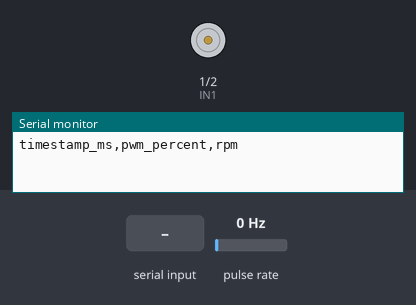
Bench run of a sketch on a simulated ESP8266 (NodeMCU). Parts: motor-driver pin pairs drawn as motors (green arrow = first pin HIGH = forward, orange = second pin HIGH = backward, longer = more drive, scaled by the enable pin), the last lines printed to the serial monitor. Wiring (inferred from the names in the program): pulse sensor: data GPIO 10. Inputs (shaded band) come from the test bench; at power-on: pulse rate 0 Hz.

Above: at 3.2 s.
3.3 s: "START,45\n" received over Serial
At 6.1 s:
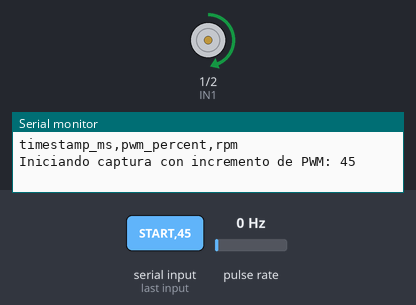
At 7.6 s:
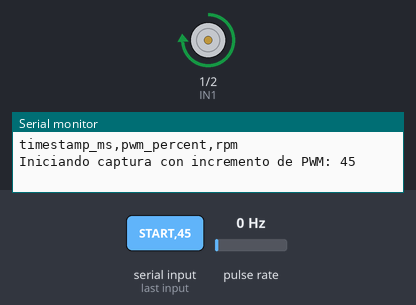
Timing chart, 0 to 10.8 s (numbered marks = the images above; inputs shaded):
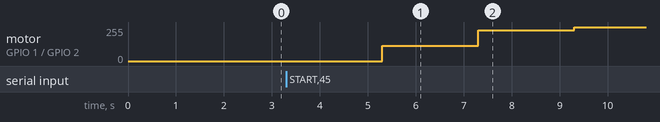

Measured:
- after the input at 3.3 s, motor on GPIO 1 (IN1) / GPIO 2 (IN2): stopped → forward 115/255 after 2.0 s, → forward 230/255 2.0 s later, → forward 255/255 2.0 s later

The sketch:

programa3.ino
```cpp
const int ENA = 0;
const int IN1 = 1;
const int IN2 = 2;
const int ENCODER_PIN = 10;

volatile unsigned int pulseCount = 0;
unsigned int lastPulseCount = 0;
unsigned int pulsesPerRev = 20;

const int maxSamples = 5000;
unsigned long timestamp[maxSamples];
int pwmBuffer[maxSamples];
float rpmBuffer[maxSamples];
int sampleIndex = 0;

unsigned long lastSampleTime = 0;
unsigned long startTime = 0;
bool capturing = false;
bool sistemaActivo = true;

int currentPWM = 0;  // PWM aplicado manualmente

void countPulse() {
  pulseCount++;
}

void setup() {
  Serial.begin(115200);
  delay(2000);
  for (int i = 0; i < 10; i++) Serial.println();

  pinMode(IN1, OUTPUT);
  pinMode(IN2, OUTPUT);
  pinMode(ENA, OUTPUT);
  pinMode(ENCODER_PIN, INPUT_PULLUP);

  attachInterrupt(digitalPinToInterrupt(ENCODER_PIN), countPulse, RISING);

  analogWriteFreq(1000);
  analogWriteRange(255);

  digitalWrite(IN1, HIGH); // Dirección fija
  digitalWrite(IN2, LOW);

  startTime = millis();

  Serial.println("timestamp_ms,pwm_percent,rpm"); // Encabezado CSV
}

void loop() {
  if (Serial.available() > 0) {
    String command = Serial.readStringUntil('\n');
    command.trim();

    if (command.startsWith("START")) {
      String valueStr = command.substring(6);
      int value = valueStr.toInt();
      if (value >= 0 && value <= 100) {
        startCapture(value);
      } else {
        Serial.println("Valor fuera de rango. El valor de PWM debe estar entre 0 y 100.");
      }
    }

    else if (command.startsWith("PWM")) {
      String valueStr = command.substring(4);
      int value = valueStr.toInt();
      if (value >= 0 && value <= 100) {
        setPWM(value);
      } else {
        Serial.println("Valor fuera de rango. El valor de PWM debe estar entre 0 y 100.");
      }
    }

    else if (command.equalsIgnoreCase("STOP")) {
      sistemaActivo = false;
      analogWrite(ENA, 0);
      currentPWM = 0;
      Serial.println("Sistema detenido.");
    }
  }

  if (sistemaActivo && !capturing) {
    static unsigned long lastSendTime = 0;
    if (millis() - lastSendTime >= 500) {
      sendManualData();
      lastSendTime = millis();
    }
  }
}

void startCapture(int pwmIncrement) {
  capturing = true;
  sampleIndex = 0;
  Serial.print("Iniciando captura con incremento de PWM: ");
  Serial.println(pwmIncrement);

  int stepPWM[] = {0, pwmIncrement, 2 * pwmIncrement, 3 * pwmIncrement, 4 * pwmIncrement, 5 * pwmIncrement, 4 * pwmIncrement, 3 * pwmIncrement, 2 * pwmIncrement, pwmIncrement, 0};

  for (int i = 0; i < sizeof(stepPWM) / sizeof(stepPWM[0]); i++) {
    int pwm = stepPWM[i];
    analogWrite(ENA, map(pwm, 0, 100, 0, 255));

    unsigned long stepStart = millis();
    while (millis() - stepStart < 2000) {
      unsigned long currentTime = millis();
      if (currentTime - lastSampleTime >= 4) {
        noInterrupts();
        unsigned int currentCount = pulseCount;
        interrupts();

        unsigned int deltaPulses = currentCount - lastPulseCount;
        lastPulseCount = currentCount;

        float rpm = (deltaPulses / (float)pulsesPerRev) * (60000.0 / 4);

        if (sampleIndex < maxSamples) {
          timestamp[sampleIndex] = currentTime - startTime;
          pwmBuffer[sampleIndex] = pwm;
          rpmBuffer[sampleIndex] = rpm;
          sampleIndex++;
        }

        lastSampleTime = currentTime;
      }
    }
  }

  for (int i = 0; i < sampleIndex; i++) {
    Serial.print(timestamp[i]);
    Serial.print(",");
    Serial.print(pwmBuffer[i]);
    Serial.print(",");
    Serial.println(rpmBuffer[i]);
  }

  Serial.println("Secuencia completada.");
  capturing = false;
}

void setPWM(int pwmValue) {
  currentPWM = pwmValue;
  analogWrite(ENA, map(pwmValue, 0, 100, 0, 255));
  Serial.print("PWM ajustado a: ");
  Serial.println(pwmValue);
}

void sendManualData() {
  if (currentPWM == 0) return;  // No imprimir si PWM es 0

  noInterrupts();
  unsigned int currentCount = pulseCount;
  interrupts();

  unsigned int deltaPulses = currentCount - lastPulseCount;
  lastPulseCount = currentCount;

  float rpm = (deltaPulses / (float)pulsesPerRev) * (60000.0 / 500);

  Serial.print("PWM: ");
  Serial.print(currentPWM);
  Serial.print(", RPM: ");
  Serial.println(rpm);
}
```
